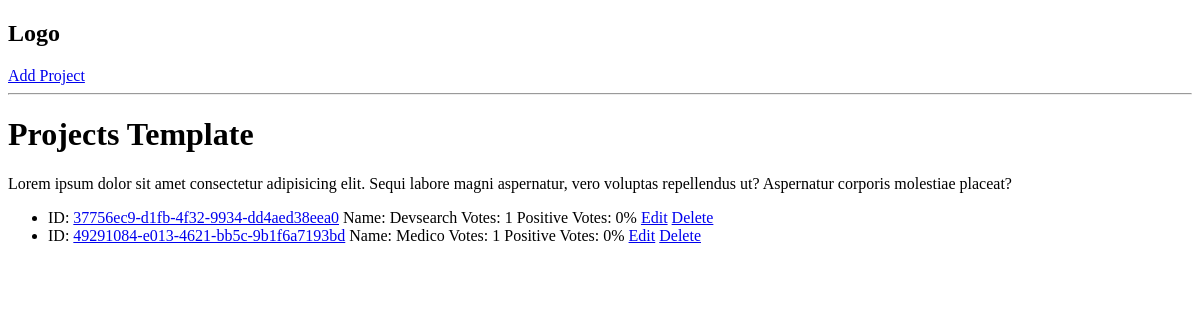
Before: / with the older database file.
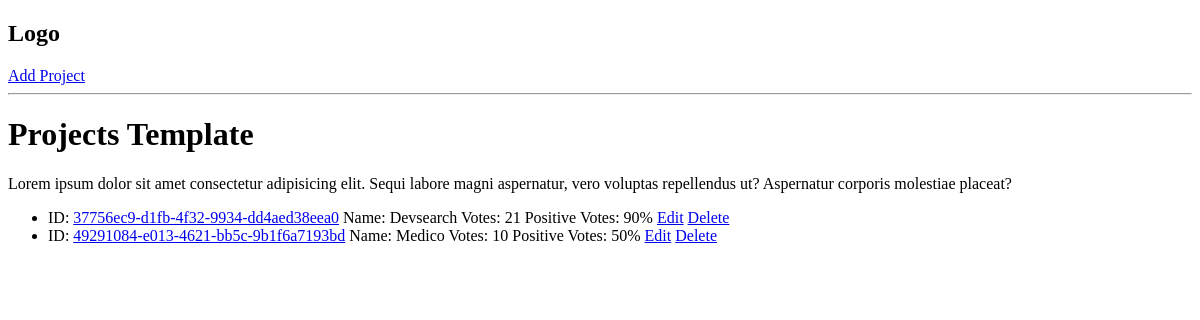
After: the same page with the newer database file.
### projects/models.py (models this page shows, shortened)
class Project(models.Model):
    title = models.CharField(max_length=200)
    description = models.TextField(null=True, blank=True)
    demo_link = models.CharField(max_length=2000, null=True, blank=True)
    source_link = models.CharField(max_length=2000, null=True, blank=True)
    tags = models.ManyToManyField('Tag', blank=True)
    vote_total = models.IntegerField(default=0, null=True, blank=True)
    vote_ratio = models.IntegerField(default=0, null=True, blank=True)
    created = models.DateTimeField(auto_now_add=True)
    id = models.UUIDField(default=uuid.uuid4, unique=True,
                          primary_key=True, editable=False)

### projects/views.py (the view)
# urls.py: path('', include('projects.urls')),
def projects(request):
    projects = Project.objects.all()
    return render(request, 'projects/projects.html', {'projects': projects})

### projects/templates/projects/projects.html
{% extends 'main.html' %}
{% block content %}
<h1>Projects Template</h1>
<p>Lorem ipsum dolor sit amet consectetur adipisicing elit. Sequi labore magni aspernatur, vero voluptas repellendus ut?
    Aspernatur corporis molestiae placeat?</p>
<ul>
    {% for project in projects %}
    <li>ID: <a href="{% url 'project' project.id %}">{{project.id}}</a> Name: {{project.title}} Votes:
        {{project.vote_total}} Positive Votes: {{project.vote_ratio}}% <a
            href="{% url 'update-project' project.id %}">Edit</a> <a
            href="{% url 'delete-project' project.id %}">Delete</a></li>
    {% endfor %}
</ul>
{% endblock content %}

Changed rows visible on the page:
changed Project "37756ec9-d1fb-4f32-9934-dd4aed38eea0": vote_total "1" → "21"; vote_ratio "0" → "90"
changed Project "49291084-e013-4621-bb5c-9b1f6a7193bd": vote_total "1" → "10"; vote_ratio "0" → "50"
